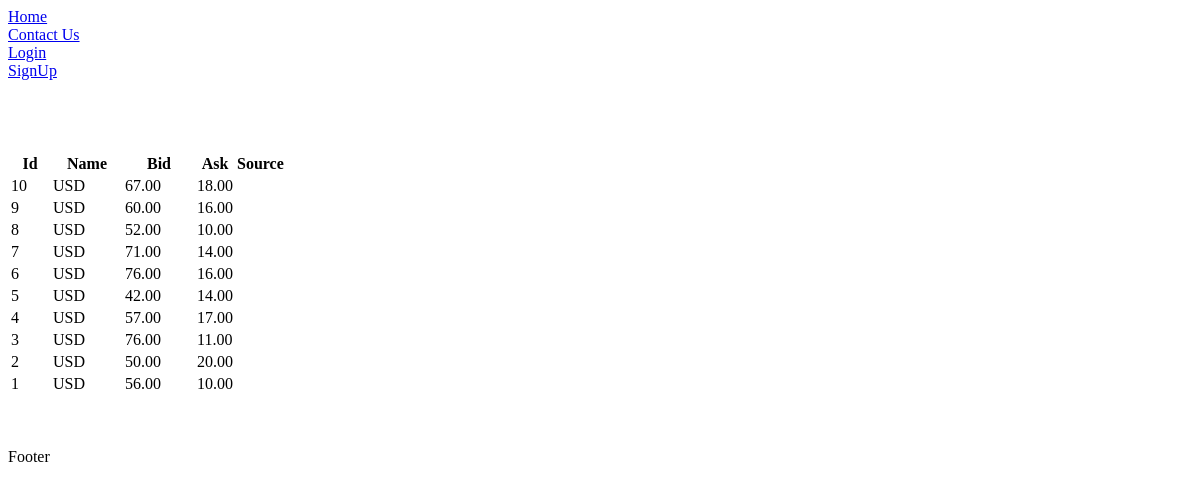
/currency/rate/list/, run on an earlier commit of the app's database.
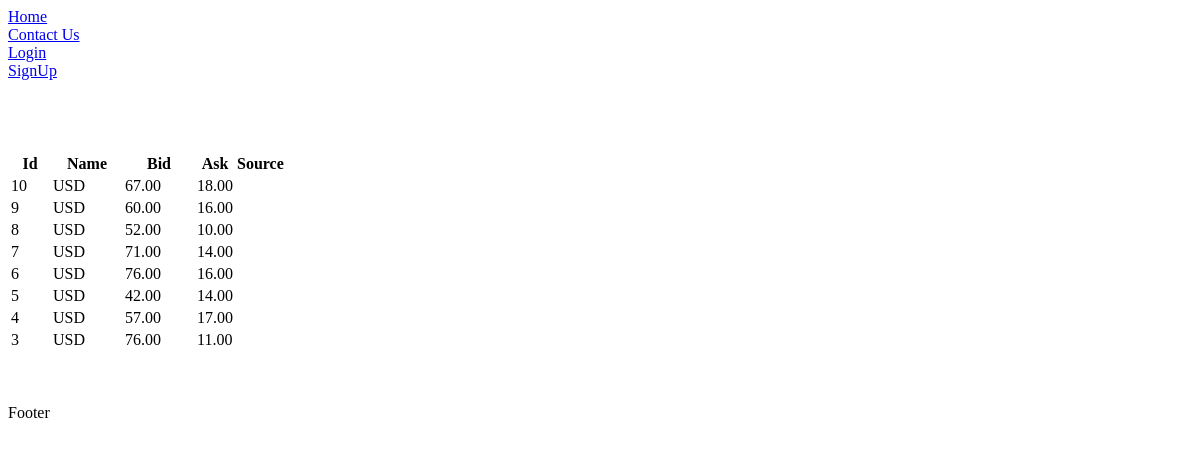
And on a later commit of the database.
### currency/models.py (models this page shows)
class Rate(models.Model):
    ask = models.DecimalField(max_digits=4, decimal_places=2)
    bid = models.DecimalField(max_digits=4, decimal_places=2)
    created = models.DateTimeField(auto_now_add=True)
    source = models.CharField(max_length=16)
    currency_name = models.CharField(max_length=3, choices=choices.RATE_TYPES)

### currency/views.py (the view)
# urls.py: path('rate/list/', RateListView.as_view(), name='rate-list'),
class RateListView(ListView):
    queryset = Rate.objects.all().order_by('-created')
    template_name = 'rate_list.html'

### currency/templates/rate_list.html (shortened to what this page needs)
{% extends 'base.html' %}
{% block main_content%}
<br>
<br>
<br>
<br>
    <table>
        <colgroup>
            <col style="width: 40px">
            <col style="width: 70px" span='2'>
          </colgroup>
        <tr>
            <th>Id</th>
            <th>Name</th>
            <th>Bid</th>
            <th>Ask</th>
            <th>Source</th>
        </tr>
        {% for rate in rate_list %}
            <tr>
                <td>{{rate.id}}</td>
                <td>{{rate.currency_name}}</td>
                <td>{{rate.bid}}</td>
                <td>{{rate.ask}}</td>
                <td>{{rate.source}}</td>
            </tr>
        {% endfor %}
    </table>
{% endblock %}

What changed in the data, as far as the page shows it:
removed Rate: id "2", currency_name "USD", bid "50.00", ask "20.00"
removed Rate: id "1", currency_name "USD", bid "56.00", ask "10.00"
